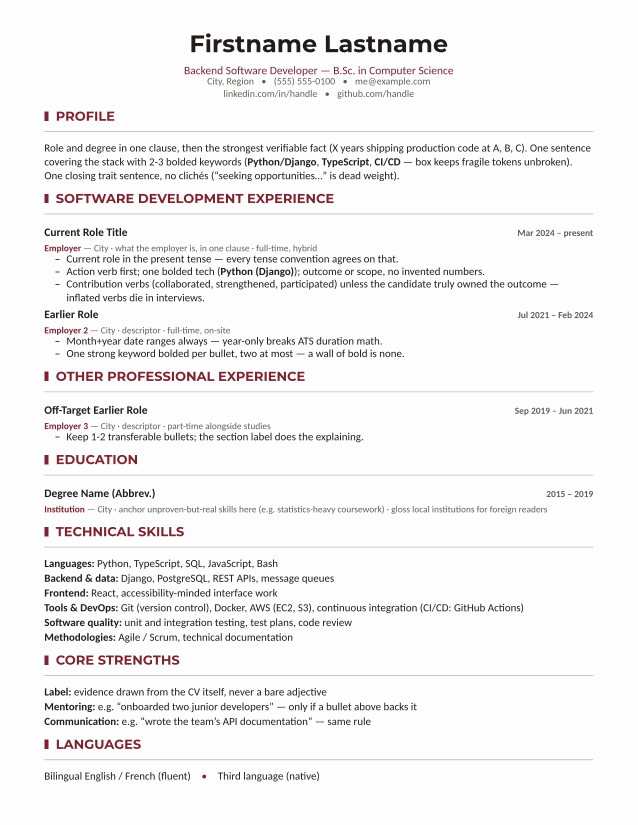
#> input picture assets/example-1page.webp, 1275 x 1650 px (shown at 1/2 size)
$ python -i _raster_ref.py   (imports and definitions only)
#> lines starting #> are read from the running program, lines starting #| are printed output that depends on the picture
"""Reference oracles for tests: `vitae.verify.layout.check_text_clip` and `vitae.fill.bands` as they were before Pillow
did the pixel counting (a Python loop over every pixel of a word box, over every row of the page). Kept verbatim so the
equivalence tests compare the fast versions with the behaviour they replaced."""
from __future__ import annotations

from collections.abc import Callable, Sequence

from PIL import Image
from vitae.core.base import WordBox
from vitae.core.pixels import gray_pixels
from vitae.fill import RULE_CONTRAST, RULE_FLOOR
from vitae.verify.page import FURNITURE_SCALE


class RgbPixels:
    """`px[x, y]` of an "RGB" image: its (r, g, b)."""
    __slots__ = ("_data", "_h", "_w")

    # [90 lines left out: functions __init__, __getitem__, check_text_clip_per_pixel, not called in this run]


def bands_per_row(path: str, thr: int = 150, rule: float = RULE_FLOOR,
          contrast: int = RULE_CONTRAST) -> tuple[int, list[tuple[int, int]], list[tuple[int, int]]]:
    """Return (page height, [(start, end) white runs], [(start, end) ink bands]).

    One scan, two readings of the same rows, inside the content area only
    (6-94% of the width, 2-97% of the height) and trimmed to what lies BETWEEN
    the first and last ink row, so the page margins count as neither.

    A row is WHITE when it holds no dark pixel. A row is a BAND when its
    longest UNBROKEN dark run spans at least `rule` of the page width: a
    hairline, a filled bar or a knocked-out slab reads that way, and ordinary
    body text does not, because word gaps chop every text row into short runs.
    Text CAN still fake it — an underlined link runs 21.8% unbroken, a
    two-column table rule 86.4% — so a band here is a candidate, not a verdict;
    see RULE_FLOOR, and verify.py, which accepts only the bands that sit at a
    section boundary.

    A device is measured against the PAPER (the page's modal luma), not against
    absolute black: the default `soft` hairline is a pale rule — luma ~180 on
    white — and an ink threshold tuned for body text scores it as blank, which
    is how a page carrying a hairline above every section was first read here
    as carrying none. Families printing on a tinted ground need the same
    relative reading.

    Note what this does NOT use: the *fraction* of dark pixels in a row. That
    was tried first and cannot separate the two cases — a dense text row and a
    filled bar both land near 0.5 once the row is sampled every few pixels.
    Only continuity tells them apart.

    This is the measurement the section-separation rule was missing: the white
    scan can see that a boundary is wide, never that it carries ink, so
    « séparateurs, pas des espaces vides » had no instrument behind it.
    """
#> called with path = '../../assets/example-1page.webp', thr = 150, rule = 0.04, contrast = 20
    im = Image.open(path).convert("L")
    w, h = im.size
#> w = 1275; h = 1650
    x0, x1 = int(w * .06), int(w * .94)
#> x0 = 76; x1 = 1198
    im = im.crop((x0, int(h * .02), x1, int(h * .97)))
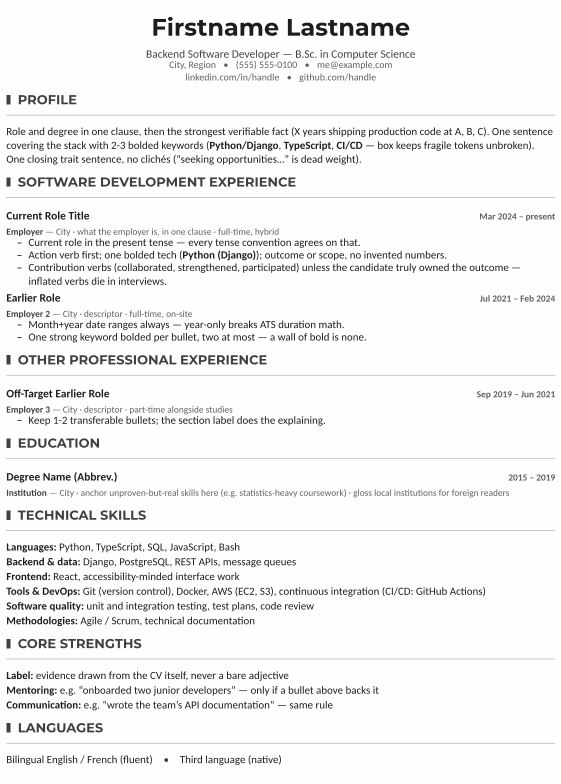
#> im: PIL image 1122x1567 L (shown at 1/2 size); min 29, max 254, mean 241.5
    cw, ch = im.size
#> cw = 1122; ch = 1567
    # The paper, not the absolute value 255: several families print on a tinted
    # ground, and a device is whatever sits CONTRASTED against that ground. The
    # modal luma is the paper — it is the most common pixel on any CV page.
    paper = max(range(256), key=im.histogram().__getitem__)
#> paper = 254
    body = im.point([255 if v < thr else 0 for v in range(256)]).tobytes()
    dev = im.point([255 if v < paper - contrast else 0 for v in range(256)]).tobytes()
    floor = rule * w
#> floor = 51
    dark, longest = [], []
    for y in range(ch):
        dark.append(cw - body[y * cw:(y + 1) * cw].count(0))
        longest.append(max(len(r) for r in
                           dev[y * cw:(y + 1) * cw].split(b"\x00")))
#> after the loop, dark = 1567 values, max 546 at index 260, min 0 at index 0, mean 62.28; longest = 1567 values, max 1099 at index 229, min 0 at index 0, mean 15.6
    rows = [i for i, d in enumerate(dark) if d]
#> rows = 746 values from 34 to 1529
    if not rows:
        return h, [], []
    lo, hi = rows[0], rows[-1]
#> lo = 34; hi = 1529

    def runs_of(pred: Callable[[int], bool]) -> list[tuple[int, int]]:
        out: list[tuple[int, int]] = []
        start: int | None = None
        for i in range(lo, hi + 1):
            if pred(i):
                start = i if start is None else start
            elif start is not None:
                out.append((start, i))
                start = None
        if start is not None:
            out.append((start, hi + 1))
        return out

    return (h, runs_of(lambda i: dark[i] == 0),
            runs_of(lambda i: longest[i] >= floor))

>>> result = bands_per_row('../../assets/example-1page.webp')
